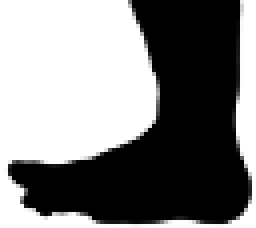
#> input picture foot.png, 64 x 57 px (shown 4 times larger)
$ python logorle.py foot.png   (older library calls are emulated)
#> lines starting #> are read from the running program, lines starting #| are printed output that depends on the picture; after the words box and inside, x2 and y2 are one past the last pixel; in counts of white or black regions, pixels touching at a corner belong together
#!/usr/bin/python3
import sys
import numpy as np
import matplotlib.pyplot as plt
from PIL import Image

im = Image.open(sys.argv[1])
#> im is the input picture: PIL image 64x57 RGBA; mean R, G, B, A 127.9, 127.9, 127.9, 252.4
pixels = ~np.asarray(im.convert('1'))
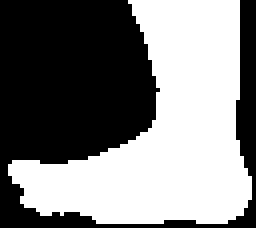
#> pixels: shape (57, 64) bool (shown 4 times larger); 49.8% white; 1 white region, box (x1, y1, x2, y2) and area: (2, 0, 63, 56) 1817
a = pixels.reshape((-1,8)).astype(np.int)
a *= [1,2,4,8,16,32,64,128]
a = np.sum(a,1)
#> a = 456 values, max 255 at index 4, min 0 at index 0, mean 125
for i in a:
	print('.Byte {:o}'.format(i))
#> this loop made 456 passes
#> i on passes 2 to 4: 0, 0, 0
#| .Byte 0
#| .Byte 0
#| .Byte 0
#| .Byte 0
#| .Byte 377
#| .Byte 377
#| .Byte 377
#| .Byte 17
#> (further printed lines are left out)
